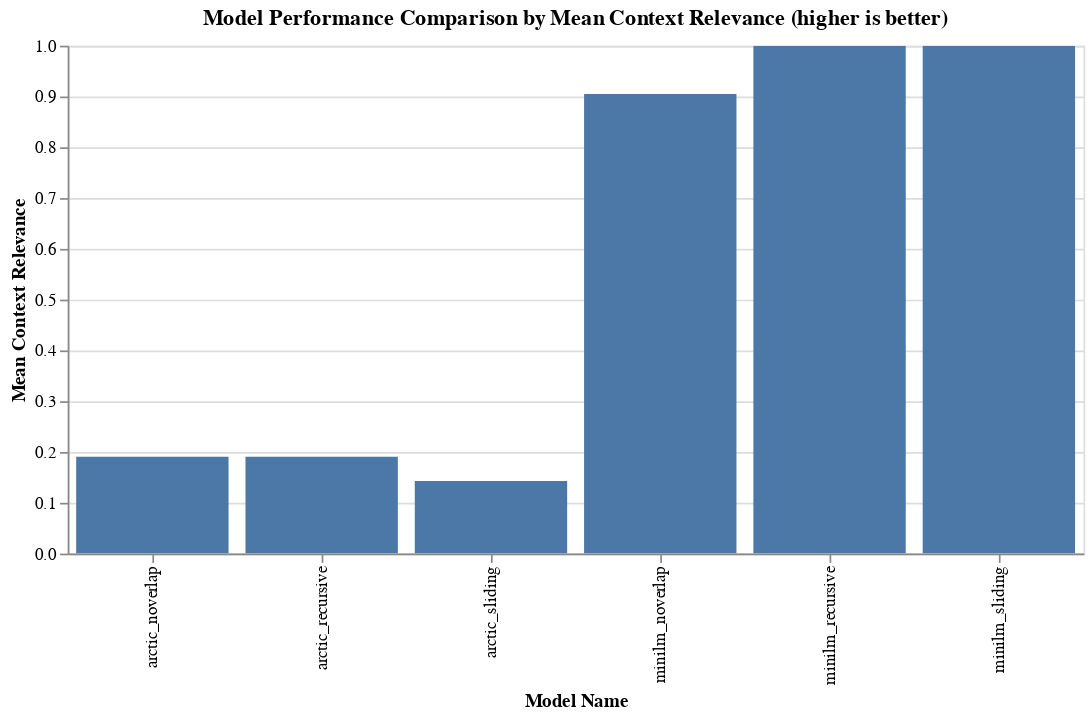

Source (notebook cell):
### Code cell
# Create the bar plot
plot = benchmark_data.plot.bar(
    x="model_name", 
    y="mean_context_relevance"
)

# Configure the plot with title and axis labels
plot = plot.properties(
    title="Model Performance Comparison by Mean Context Relevance (higher is better)",
    width=600
).encode(
    x=alt.X('model_name:N', title='Model Name'),  # Setting x-axis label
    y=alt.Y('mean_context_relevance:Q', title='Mean Context Relevance')  # Setting y-axis label
)

# Show the plot
plot.show()

### Figure 1 — Vega-Lite specification as saved in the notebook (floating-point values rounded to 4 significant figures)
{"config": {"view": {"continuousWidth": 300, "continuousHeight": 300}}, "data": {"name": "data-021585120445f9a8a0db3ab35442956b"}, "mark": {"type": "bar", "tooltip": true}, "encoding": {"x": {"field": "model_name", "title": "Model Name", "type": "nominal"}, "y": {"field": "mean_context_relevance", "title": "Mean Context Relevance", "type": "quantitative"}}, "params": [{"name": "param_16", "select": {"type": "interval", "encodings": ["x", "y"]}, "bind": "scales"}], "title": "Model Performance Comparison by Mean Context Relevance (higher is better)", "width": 600, "$schema": "https://vega.github.io/schema/vega-lite/v5.20.1.json", "datasets": {"data-021585120445f9a8a0db3ab35442956b": [{"model_name": "minilm_noverlap", "elapsed_time": 137.5, "number_of_records": 36849, "mean_context_relevance": 0.9048}, {"model_name": "minilm_recursive", "elapsed_time": 201.8, "number_of_records": 50475, "mean_context_relevance": 1.0}, {"model_name": "minilm_sliding", "elapsed_time": 95.1, "number_of_records": 25009, "mean_context_relevance": 1.0}, {"model_name": "arctic_noverlap", "elapsed_time": 341.7, "number_of_records": 36849, "mean_context_relevance": 0.1905}, {"model_name": "arctic_recursive", "elapsed_time": 511.7, "number_of_records": 50475, "mean_context_relevance": 0.1905}, {"model_name": "arctic_sliding", "elapsed_time": 330.8, "number_of_records": 25009, "mean_context_relevance": 0.1429}]}}
